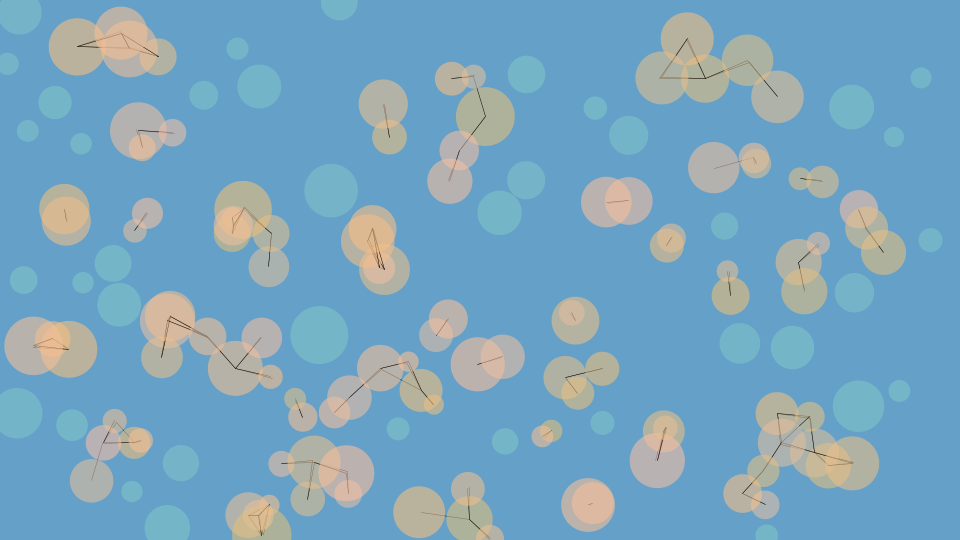
Frame 1 (no input)
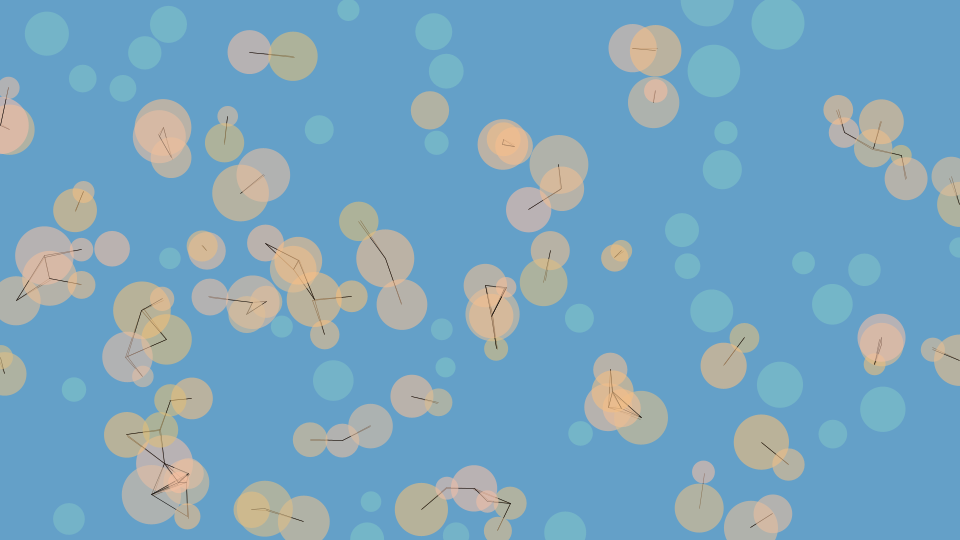
Frame 60 (the mouse pressed at the canvas centre just before this capture)
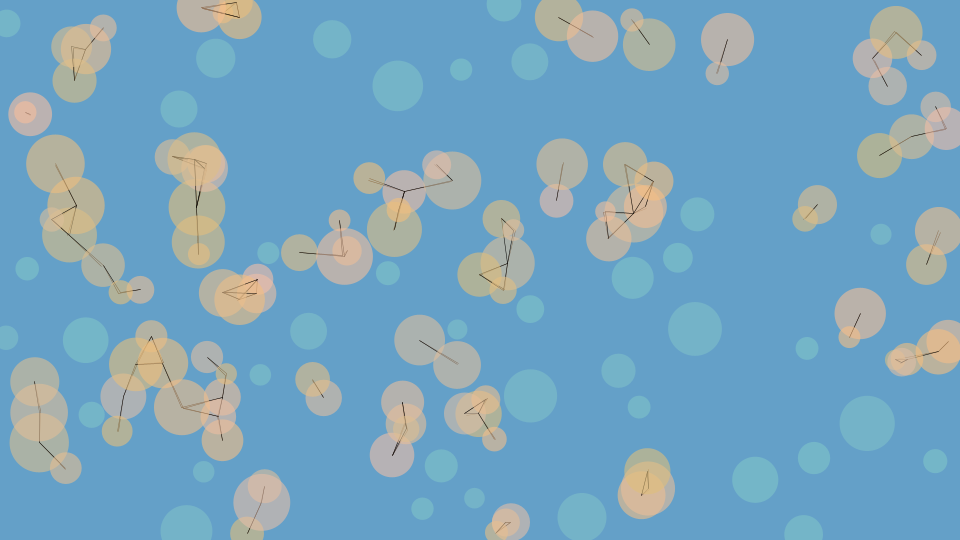
Frame 120 (the mouse held since frame 60 and released just before this capture)

The Processing sketch that drew these frames (run headless with seeded random() and noise(); from frame 60 on, the mouse is pressed at the canvas centre):

// Processing sketch: IntersectBallsArrayAlgorithm
// ── IntersectBallsArrayAlgorithm.pde
/*sketch based off of Learning Processing code
 http://learningprocessing.com/examples/chp10/example-10-03-intersection
 use an array and object to change color on intersection
 */

//declare and initialize array
Ball [] ballArray = new Ball [150]; 

void setup() {
  size(960, 540);
  //pixelDensity(2);

  //initialize the objects
  for (int i=0; i<ballArray.length; i++) {
    ballArray[i] = new Ball (random(10, 30));
  }
  //frameRate(30);
}

void draw() {
  background(100, 160, 200);

  //call functions on array items
  for (int i =0; i<ballArray.length; i++) { 

    ballArray[i].move(); //move the ball

    for (int j=0; j<ballArray.length; j++) {
      //check conditions to see if intersection occurs
      if (i==j) {
        //don't do anything if i and j are equal
      } else {
        //check intersection
        //use an object as an argument
        if (ballArray[i].intersect(ballArray[j])) { 
          ballArray[i].highlight();
          ballArray[j].highlight();
          stroke(0);
          strokeWeight (.5);
          line(ballArray[i].x, ballArray[i].y, ballArray[j].x, ballArray[j].y);
        }
      }
    }
    ballArray[i].display(); //draw the ball
  }
  println(frameRate);
}

// ── Ball.pde
// based off Example 10-3: Bouncing ball with intersection with some modifications

class Ball {

  float r; // radius
  float x= random(width);
  float y= random(height);
  float xspeed = random (-2, 2);
  float yspeed = random(-2, 2);
  color c = color(150, 220+random(10), 200, 80);

  // Constructor
  Ball(float tempR) {
    r = tempR;
  }

  void move() {
    x += xspeed; // Increment x
    y += yspeed; // Increme//mnt y

    // Check horizontal edges
    if (x > width || x < 0) {
      xspeed *= - 1;
    }

    // Check vertical edges
    if (y > height || y < 0) {
      yspeed *= - 1;
    }
  }

  // Whenever the balls are touching, this highlight() function is called 
  // and the color is darkened.
  void highlight() { 
    c = color(220+random(30), 190, 120+random(50), 150);
  }

  // Draw the ball
  void display() {
    noStroke();
    fill(c);
    ellipse(x, y, r*2, r*2);
    // After the ball is displayed, the color is reset back to a darker gray.
    c = color(150, 220+random(10), 200, 80);
  }

  // A function that returns true or false based on whether two circles intersect
  // If distance is less than the sum of radii the circles touch
  boolean intersect(Ball b) {

    // Objects can be passed into functions as arguments too! 
    float distance = dist(x, y, b.x, b.y); // Calculate distance

    // Compare distance to sum of radii
    if (distance < r + b.r) {
      return true;
    } else {
      return false;
    }
  }

}
